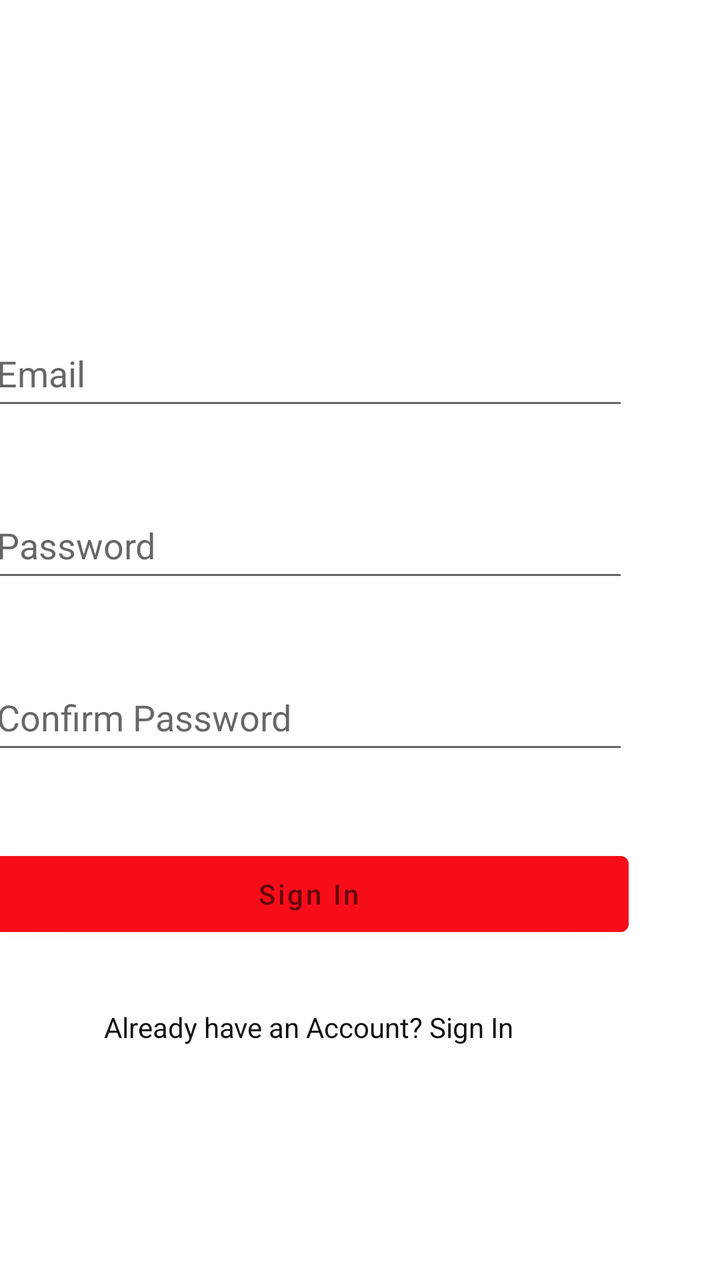
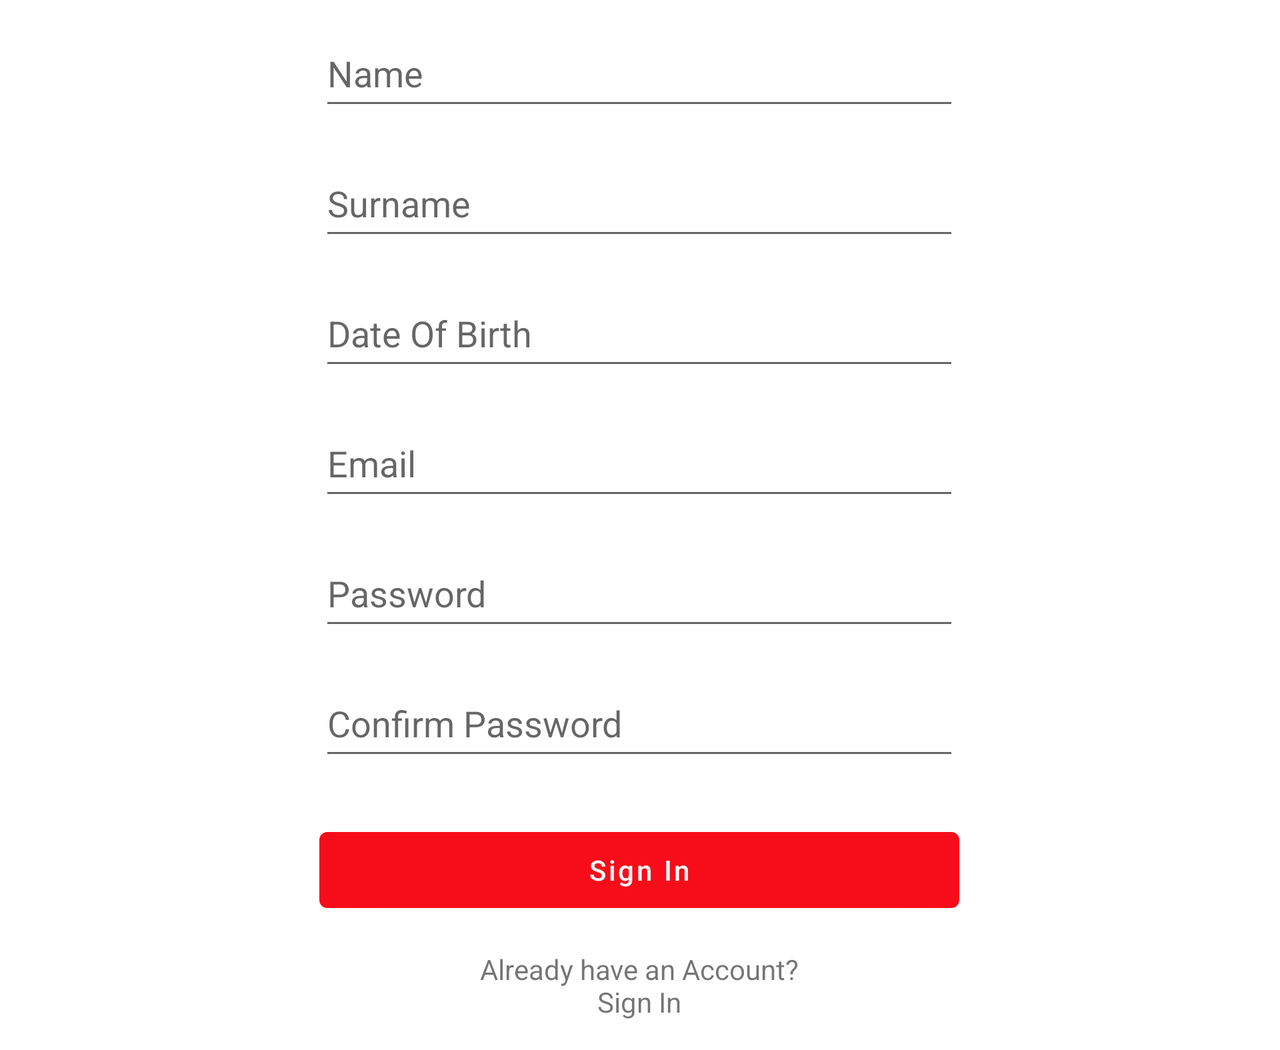

Two renders of one Android screen. The first uses the default layout on a phone; the second uses the alternative layout the repository ships for a different screen configuration, on a matching device. The two XML files are below.
<!-- AndroidManifest.xml: application theme Theme.Assesment -->
<!-- res/layout/activity_sign_up.xml -->
<?xml version="1.0" encoding="utf-8"?>
<androidx.constraintlayout.widget.ConstraintLayout xmlns:android="http://schemas.android.com/apk/res/android"
    xmlns:app="http://schemas.android.com/apk/res-auto"
    xmlns:tools="http://schemas.android.com/tools"
    android:layout_width="match_parent"
    android:layout_height="match_parent"
    tools:context=".SignUpActivity">

    <EditText
        android:id="@+id/SignUp_Input_Email"
        android:layout_width="320dp"
        android:layout_height="50dp"
        android:layout_marginStart="45dp"
        android:layout_marginTop="160dp"
        android:layout_marginEnd="46dp"
        android:ems="10"
        android:hint="@string/email"
        android:importantForAutofill="no"
        android:inputType="textEmailAddress"
        app:layout_constraintEnd_toEndOf="parent"
        app:layout_constraintHorizontal_bias="1.0"
        app:layout_constraintStart_toStartOf="parent"
        app:layout_constraintTop_toTopOf="parent" />

    <Button
        android:id="@+id/SignUp_Button_SignUp"
        android:layout_width="320dp"
        android:layout_height="50dp"
        android:layout_marginStart="45dp"
        android:layout_marginTop="40dp"
        android:layout_marginEnd="46dp"
        android:hint="@string/sign_in"
        android:onClick="onClick"
        app:layout_constraintEnd_toEndOf="parent"
        app:layout_constraintHorizontal_bias="1.0"
        app:layout_constraintStart_toStartOf="parent"
        app:layout_constraintTop_toBottomOf="@+id/SignUp_input_CPassword" />

    <EditText
        android:id="@+id/SignUp_input_CPassword"
        android:layout_width="320dp"
        android:layout_height="50dp"
        android:layout_marginStart="45dp"
        android:layout_marginTop="36dp"
        android:layout_marginEnd="46dp"
        android:ems="10"
        android:hint="@string/confirm_password"
        android:importantForAutofill="no"
        android:inputType="textPassword"
        app:layout_constraintEnd_toEndOf="parent"
        app:layout_constraintHorizontal_bias="1.0"
        app:layout_constraintStart_toStartOf="parent"
        app:layout_constraintTop_toBottomOf="@+id/SignUp_Input_Password" />

    <TextView
        android:id="@+id/SignUp_TextButton_SignIn"
        android:layout_width="wrap_content"
        android:layout_height="wrap_content"
        android:layout_marginStart="102dp"
        android:layout_marginTop="32dp"
        android:layout_marginEnd="103dp"
        android:clickable="true"
        android:minHeight="48dp"
        android:onClick="onClick"
        android:text="@string/already_have_an_account_sign_in"
        android:textAlignment="center"
        android:textColor="#0F1212"
        app:layout_constraintEnd_toEndOf="parent"
        app:layout_constraintHorizontal_bias="1.0"
        app:layout_constraintStart_toStartOf="parent"
        app:layout_constraintTop_toBottomOf="@+id/SignUp_Button_SignUp" />

    <EditText
        android:id="@+id/SignUp_Input_Password"
        android:layout_width="320dp"
        android:layout_height="50dp"
        android:layout_marginStart="45dp"
        android:layout_marginTop="36dp"
        android:layout_marginEnd="46dp"
        android:ems="10"
        android:hint="@string/password"
        android:importantForAutofill="no"
        android:inputType="textPassword"
        app:layout_constraintEnd_toEndOf="parent"
        app:layout_constraintHorizontal_bias="1.0"
        app:layout_constraintStart_toStartOf="parent"
        app:layout_constraintTop_toBottomOf="@+id/SignUp_Input_Email" />

</androidx.constraintlayout.widget.ConstraintLayout>
<!-- resources referenced by this layout -->
<resources>
  <string name="already_have_an_account_sign_in">Already have an Account? Sign In</string>
  <string name="confirm_password">Confirm Password</string>
  <string name="email">Email</string>
  <string name="password">Password</string>
  <string name="sign_in">Sign In</string>
  <style name="Theme.Assesment" parent="Theme.MaterialComponents.DayNight.NoActionBar">
          
          <item name="colorPrimary">@color/main_red</item>
          <item name="colorPrimaryVariant">@color/main_red</item>
          <item name="colorOnPrimary">@color/white</item>
          
          <item name="colorSecondary">@color/teal_200</item>
          <item name="colorSecondaryVariant">@color/teal_700</item>
          <item name="colorOnSecondary">@color/black</item>
          
          <item name="android:statusBarColor">?attr/colorPrimaryVariant</item>
          
      </style>
  <color name="main_red">#F70D1A</color>
  <color name="white">#FFFFFFFF</color>
  <color name="teal_200">#FF03DAC5</color>
  <color name="teal_700">#FF018786</color>
  <color name="black">#FF000000</color>
</resources>
<!-- res/layout-land/activity_sign_up.xml (the repository's variant of the layout above) -->
<!-- drawn on the phone turned sideways -->
<?xml version="1.0" encoding="utf-8"?>
<ScrollView xmlns:android="http://schemas.android.com/apk/res/android"
    xmlns:app="http://schemas.android.com/apk/res-auto"
    xmlns:tools="http://schemas.android.com/tools"
    android:layout_width="match_parent"
    android:layout_height="match_parent"
    tools:context=".SignUpActivity">

    <androidx.constraintlayout.widget.ConstraintLayout
        android:layout_width="match_parent"
        android:layout_height="wrap_content">

        <EditText
            android:id="@+id/SignUp_Input_Email"
            android:layout_width="320dp"
            android:layout_height="50dp"
            android:layout_marginStart="45dp"
            android:layout_marginTop="15dp"
            android:layout_marginEnd="46dp"
            android:ems="10"
            android:hint="@string/email"
            android:importantForAutofill="no"
            android:inputType="textEmailAddress"
            app:layout_constraintEnd_toEndOf="parent"
            app:layout_constraintStart_toStartOf="parent"
            app:layout_constraintTop_toBottomOf="@+id/SignUp_Input_DoB" />

        <EditText
            android:id="@+id/SignUp_input_CPassword"
            android:layout_width="320dp"
            android:layout_height="50dp"
            android:layout_marginStart="45dp"
            android:layout_marginTop="15dp"
            android:layout_marginEnd="46dp"
            android:ems="10"
            android:hint="@string/confirm_password"
            android:importantForAutofill="no"
            android:inputType="textPassword"
            app:layout_constraintEnd_toEndOf="parent"
            app:layout_constraintStart_toStartOf="parent"
            app:layout_constraintTop_toBottomOf="@+id/SignUp_Input_Password" />

        <EditText
            android:id="@+id/SignUp_Input_Password"
            android:layout_width="320dp"
            android:layout_height="50dp"
            android:layout_marginStart="45dp"
            android:layout_marginTop="15dp"
            android:layout_marginEnd="46dp"
            android:ems="10"
            android:hint="@string/password"
            android:importantForAutofill="no"
            android:inputType="textPassword"
            app:layout_constraintEnd_toEndOf="parent"
            app:layout_constraintStart_toStartOf="parent"
            app:layout_constraintTop_toBottomOf="@+id/SignUp_Input_Email" />

        <Button
            android:id="@+id/SignUp_Button_SignUp"
            android:layout_width="320dp"
            android:layout_height="50dp"
            android:layout_marginStart="45dp"
            android:layout_marginTop="25dp"
            android:layout_marginEnd="46dp"
            android:hint="@string/sign_in"
            android:onClick="onClick"
            android:textColor="#F3F1F1"
            android:textColorHint="#FAF6F6"
            app:layout_constraintEnd_toEndOf="parent"
            app:layout_constraintStart_toStartOf="parent"
            app:layout_constraintTop_toBottomOf="@+id/SignUp_input_CPassword" />

        <TextView
            android:id="@+id/TextButton_SignUp"
            android:layout_width="170dp"
            android:layout_height="50dp"
            android:layout_marginStart="120dp"
            android:layout_marginTop="15dp"
            android:layout_marginEnd="121dp"
            android:clickable="true"
            android:onClick="onClick"
            android:text="@string/already_have_an_account_sign_in"
            android:textAlignment="center"
            app:layout_constraintEnd_toEndOf="parent"
            app:layout_constraintStart_toStartOf="parent"
            app:layout_constraintTop_toBottomOf="@+id/SignUp_Button_SignUp"
            tools:ignore="TextSizeCheck" />

        <EditText
            android:id="@+id/SignUp_Input_Name"
            android:layout_width="320dp"
            android:layout_height="50dp"
            android:layout_marginStart="45dp"
            android:layout_marginTop="10dp"
            android:layout_marginEnd="46dp"
            android:ems="10"
            android:hint="@string/name"
            android:importantForAutofill="no"
            android:inputType="textPersonName"
            app:layout_constraintEnd_toEndOf="parent"
            app:layout_constraintStart_toStartOf="parent"
            app:layout_constraintTop_toTopOf="parent" />

        <EditText
            android:id="@+id/SignUp_Input_Surame"
            android:layout_width="320dp"
            android:layout_height="50dp"
            android:layout_marginStart="45dp"
            android:layout_marginTop="15dp"
            android:layout_marginEnd="46dp"
            android:ems="10"
            android:hint="@string/surname"
            android:importantForAutofill="no"
            android:inputType="textPersonName"
            app:layout_constraintEnd_toEndOf="parent"
            app:layout_constraintStart_toStartOf="parent"
            app:layout_constraintTop_toBottomOf="@+id/SignUp_Input_Name" />

        <EditText
            android:id="@+id/SignUp_Input_DoB"
            android:layout_width="320dp"
            android:layout_height="50dp"
            android:layout_marginStart="45dp"
            android:layout_marginTop="15dp"
            android:layout_marginEnd="46dp"
            android:ems="10"
            android:hint="@string/date_of_birth"
            android:importantForAutofill="no"
            android:inputType="date"
            app:layout_constraintEnd_toEndOf="parent"
            app:layout_constraintStart_toStartOf="parent"
            app:layout_constraintTop_toBottomOf="@+id/SignUp_Input_Surame" />

    </androidx.constraintlayout.widget.ConstraintLayout>
</ScrollView>
<!-- resources referenced by the variant -->
<!-- as the phone turned sideways resolves them -->
<resources>
  <string name="already_have_an_account_sign_in">Already have an Account? Sign In</string>
  <string name="confirm_password">Confirm Password</string>
  <string name="date_of_birth">Date Of Birth</string>
  <string name="email">Email</string>
  <string name="name">Name</string>
  <string name="password">Password</string>
  <string name="sign_in">Sign In</string>
  <string name="surname">Surname</string>
  <style name="Theme.Assesment" parent="Theme.MaterialComponents.DayNight.NoActionBar">
          
          <item name="colorPrimary">@color/main_red</item>
          <item name="colorPrimaryVariant">@color/main_red</item>
          <item name="colorOnPrimary">@color/white</item>
          
          <item name="colorSecondary">@color/teal_200</item>
          <item name="colorSecondaryVariant">@color/teal_700</item>
          <item name="colorOnSecondary">@color/black</item>
          
          <item name="android:statusBarColor">?attr/colorPrimaryVariant</item>
          
      </style>
  <color name="main_red">#F70D1A</color>
  <color name="white">#FFFFFFFF</color>
  <color name="teal_200">#FF03DAC5</color>
  <color name="teal_700">#FF018786</color>
  <color name="black">#FF000000</color>
</resources>
